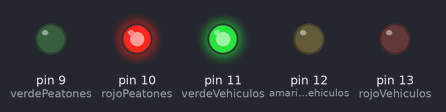
This sketch was run on a simulated Arduino Uno, built with avr-gcc and run on an emulated ATmega328P. On the bench: output pins drawn as LEDs (lit = HIGH).

Above: at 2.5 s.
At 6.0 s:
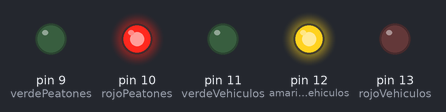
At 9.5 s:
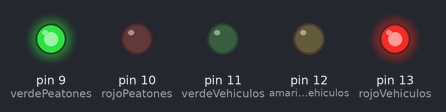
At 12.5 s:
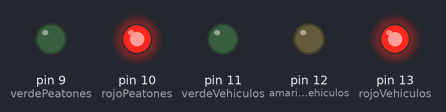
Timing chart, 0 to 16.9 s (numbered marks = the images above):
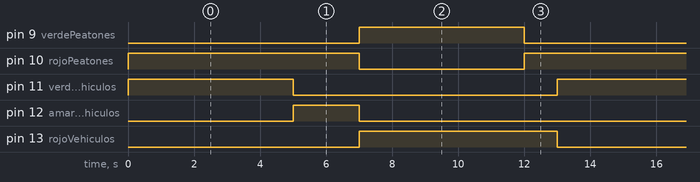

The sketch:

semaforo_vehiculos_peatones.ino
```cpp
// ==========================================
// EJERCICIO 3
// SEMÁFORO PARA VEHÍCULOS Y PEATONES
// ==========================================
// Semáforo cíclico (sin botón) que alterna automáticamente entre el
// paso de vehículos y el paso de peatones, siguiendo una secuencia
// fija de tiempos.

// ==========================================
// SEMÁFORO DE VEHÍCULOS
// ==========================================
int rojoVehiculos = 13;
int amarilloVehiculos = 12;
int verdeVehiculos = 11;

// ==========================================
// SEMÁFORO DE PEATONES
// ==========================================
int rojoPeatones = 10;
int verdePeatones = 9;


void setup()
{
  // LEDs de vehículos como salida
  pinMode(rojoVehiculos, OUTPUT);
  pinMode(amarilloVehiculos, OUTPUT);
  pinMode(verdeVehiculos, OUTPUT);

  // LEDs de peatones como salida
  pinMode(rojoPeatones, OUTPUT);
  pinMode(verdePeatones, OUTPUT);
}


void loop()
{
  // ==========================================
  // 1. VEHÍCULOS: VERDE / PEATONES: ROJO
  // Los vehículos avanzan, los peatones deben esperar. (5 s)
  // ==========================================

  digitalWrite(verdeVehiculos, HIGH);
  digitalWrite(amarilloVehiculos, LOW);
  digitalWrite(rojoVehiculos, LOW);

  digitalWrite(rojoPeatones, HIGH);
  digitalWrite(verdePeatones, LOW);

  delay(5000);


  // ==========================================
  // 2. VEHÍCULOS: AMARILLO / PEATONES: ROJO
  // Aviso de que los vehículos van a detenerse. (2 s)
  // ==========================================

  digitalWrite(verdeVehiculos, LOW);
  digitalWrite(amarilloVehiculos, HIGH);

  digitalWrite(rojoPeatones, HIGH);
  digitalWrite(verdePeatones, LOW);

  delay(2000);


  // ==========================================
  // 3. VEHÍCULOS: ROJO / PEATONES: VERDE
  // Los vehículos se detienen y los peatones pueden cruzar. (5 s)
  // ==========================================

  digitalWrite(amarilloVehiculos, LOW);
  digitalWrite(rojoVehiculos, HIGH);

  digitalWrite(rojoPeatones, LOW);
  digitalWrite(verdePeatones, HIGH);

  delay(5000);


  // ==========================================
  // 4. PEATONES: ROJO / VEHÍCULOS: ROJO
  // Se corta el paso peatonal antes de reiniciar el ciclo. (1 s)
  // ==========================================

  digitalWrite(verdePeatones, LOW);
  digitalWrite(rojoPeatones, HIGH);

  delay(1000);

  // Después vuelve al inicio del ciclo:
  // VEHÍCULOS VERDE / PEATONES ROJO
}
```

Measured:
- by itself, pin 9 (verdePeatones), pin 11 (verdeVehiculos): alternates HIGH for 5.0 s and LOW for 8.0 s
- by itself, pin 10 (rojoPeatones): alternates HIGH for 8.0 s and LOW for 5.0 s
- by itself, pin 12 (amarilloVehiculos): alternates HIGH for 2.0 s and LOW for 11.0 s
- by itself, pin 13 (rojoVehiculos): alternates HIGH for 6.0 s and LOW for 7.0 s
